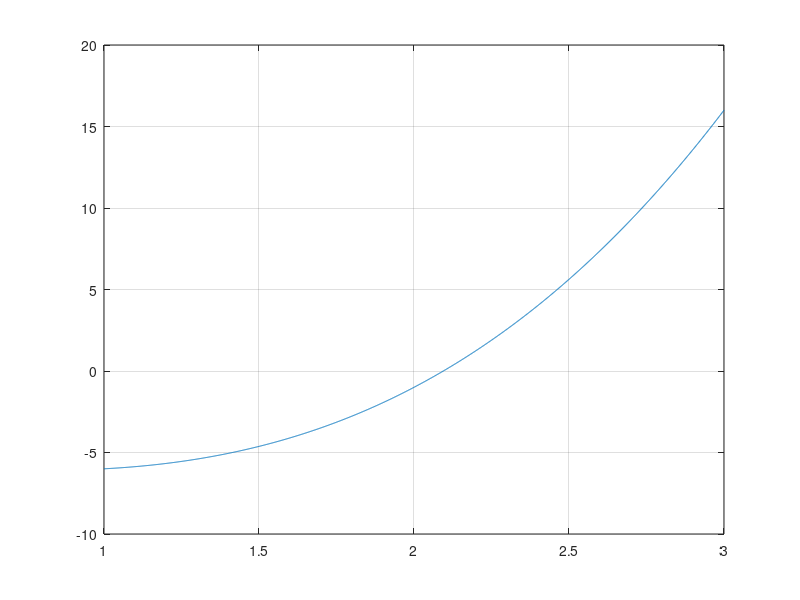

The MATLAB source for this figure:
clc;
clear;

fun=@(x) x.^3-2*x-5;
a=1;b=3;
xv=linspace(a,b,2001);
plot(xv,fun(xv));grid on

fun_der=@(x) 3*x.^2-2;

x=[];
x0=1.5;
x=x0;
for i=1:3
    x_next = x(end)-(fun(x(end)))/(fun_der(x(end)));
    x=[x,x_next];
end
disp(x);
